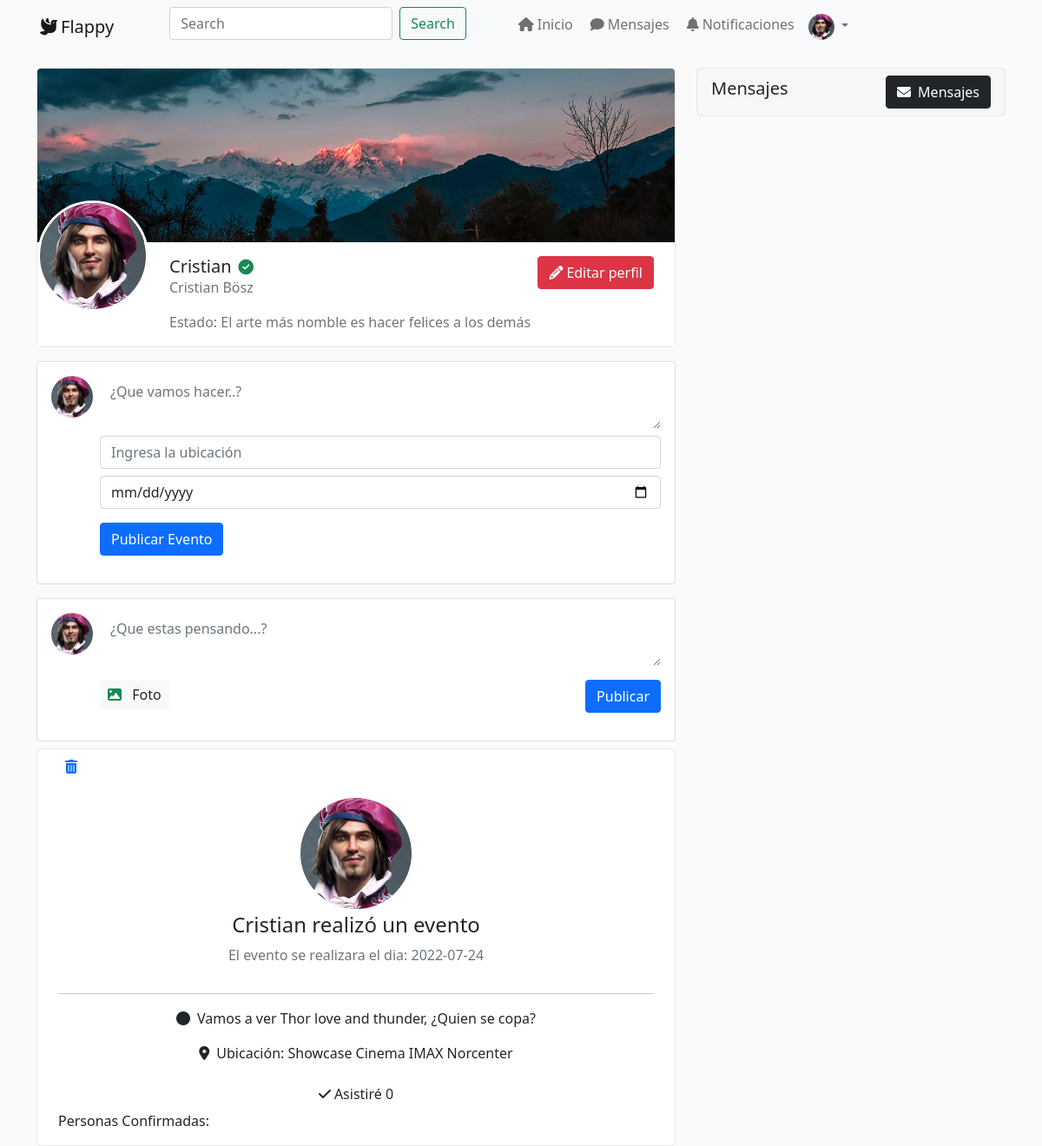
The app's page /perfil/Cristian (signed in) with its own data.
### tables this page shows
CREATE TABLE IF NOT EXISTS perfil (
  perfil_id INT UNSIGNED NOT NULL AUTO_INCREMENT PRIMARY KEY,
  nombreCompleto VARCHAR(100) NOT NULL,
  fotoPerfil VARCHAR(250) NOT NULL,
  estado VARCHAR(250) NOT NULL,
  usuario_id_fk INT UNSIGNED NOT NULL,
    FOREIGN KEY (usuario_id_fk) REFERENCES usuarios (usuario_id) ON DELETE NO ACTION  ON UPDATE NO ACTION
);

CREATE TABLE IF NOT EXISTS usuarios (
  usuario_id INT UNSIGNED NOT NULL  AUTO_INCREMENT PRIMARY KEY,
  correo VARCHAR(100) NOT NULL,
  username VARCHAR(50) NOT NULL,
  password VARCHAR(255) NOT NULL,
  fecha_registro TIMESTAMP NOT NULL,
  privilegio_id_fk INT UNSIGNED NOT NULL,
    FOREIGN KEY (privilegio_id_fk) REFERENCES privilegios (privilegio_id) ON DELETE RESTRICT ON UPDATE CASCADE
);

CREATE TABLE IF NOT EXISTS eventos (
  evento_id INT UNSIGNED NOT NULL AUTO_INCREMENT PRIMARY KEY,
  contenidoEvento VARCHAR(255) NOT NULL,
  fechaEvento TIMESTAMP NOT NULL,
  diaEvento DATE,
  ubicacion VARCHAR(255) NOT NULL, 
  num_asistencia FLOAT,
  usuario_id_fk INT UNSIGNED NOT NULL,
  FOREIGN KEY (usuario_id_fk) REFERENCES usuarios (usuario_id) ON DELETE NO ACTION  ON UPDATE NO ACTION  
);

### app/classes/Core.php (called while the page is built, shortened)
<?php
class Core
{
    protected $currentMethod = "index";
    public function __construct()
    {
        $url = $this->getURL();
        if(file_exists("../app/controllers/" . ucwords($url[0]) . ".php")) {
            unset($url[0]);
        }
        $this->currentController = new $this->currentController;
        $this->parameters = $url ? array_values($url) : [];
        call_user_func_array([$this->currentController , $this->currentMethod] , $this->parameters);
    }
    public function getURL() {
        if(isset($_GET["url"])) {
            $url = trim($_GET["url"] , "/");
            $url = filter_var($url , FILTER_SANITIZE_URL);
            $url = explode("/" , $url);
            return $url;
        }
    }
}

### public/index.php (called while the page is built, shortened)
<?php
$init = new Core;

### app/classes/Base.php (called while the page is built, shortened)
<?php
class Base
{
    protected $dbhost = DB_HOST;
    protected $dbname = DB_NAME;
    protected $dbuser = DB_USER;
    protected $dbpass = DB_PASSWORD;
    private $cnx;
    private $stmt;
    public function __construct()
    {
        $dbh = "mysql:host=" . $this->dbhost . ";dbname=" . $this->dbname;
        $options = [
            PDO::ATTR_ERRMODE => true,
            PDO::ATTR_ERRMODE => PDO::ERRMODE_EXCEPTION
        ];
        try {
            $this->cnx = new PDO($dbh, $this->dbuser, $this->dbpass, $options);
            $this->cnx->exec("set names utf8mb4");
        } catch (PDOException $e) {
            $this->error = $e->getMessage();
            echo $this->error;
        }
    }
    public function query($sql)
    {
        return $this->stmt = $this->cnx->prepare($sql);
    }
    public function execute()
    {
        return $this->stmt->execute();
    }
    public function bind($param, $value, $type = null)
    {
        if (is_null($type)) {
            switch (true) {
                default:
                    $type = PDO::PARAM_STR;
                    break;
            }
        }
        return $this->stmt->bindValue($param, $value, $type);
    }
    public function register()
    {
        $this->execute();
        return $this->stmt->fetch(PDO::FETCH_OBJ);
    }
    public function registers()
    {
        $this->execute();
        return $this->stmt->fetchAll(PDO::FETCH_OBJ);
    }
}

### app/model/usuario.php (called while the page is built, shortened)
<?php
class usuario
{
    private $db;
    public function __construct()
    {
        $this->db = new Base;
    }
    public function getUsuario($usuario){
        $this->db->query('SELECT * FROM usuarios WHERE username = :user');
        $this->db->bind(':user', $usuario);
        return $this->db->register();
    }
    public function getPerfil($usuario_id){
        $this->db->query('SELECT * FROM perfil WHERE usuario_id_fk = :id');
        $this->db->bind(':id', $usuario_id);
        return $this->db->register();
    }
    public function getPublicacionesUser($usuario_id) {
        $this->db->query('SELECT P.publicacion_id, P.contenidoPublicacion, P.fotoPublicacion, P.fechaPublicacion, P.num_likes, U.username, U.usuario_id, Per.fotoPerfil
                          FROM publicaciones P
                          INNER JOIN usuarios U ON U.usuario_id = P.usuario_id_fk
                          INNER JOIN perfil Per ON Per.usuario_id_fk = P.usuario_id_fk
                          WHERE P.usuario_id_fk = :id');
        $this->db->bind(':id', $usuario_id);
        return $this->db->registers();
    }
    public function getEventosUser($usuario_id) {
        $this->db->query('SELECT E.evento_id, E.contenidoEvento, E.diaEvento, E.ubicacion, E.num_asistencia, U.username, U.usuario_id, Per.fotoPerfil
                          FROM eventos E
                          INNER JOIN usuarios U ON U.usuario_id = E.usuario_id_fk
                          INNER JOIN perfil Per ON Per.usuario_id_fk = E.usuario_id_fk
                          WHERE E.usuario_id_fk = :id');
        $this->db->bind(':id', $usuario_id);
        return $this->db->registers();
    }
}

### app/view/custom/eventosUsuario.php (the view, shortened to what this page needs)
<?php foreach($datos['eventosUser'] as $datosEventos): ?>
    <div class="cardP mt-2 container">
        <?php if ($datosEventos->usuario_id == $_SESSION['logueado']):?>
            <div class="p-2">
                <a href="<?php echo URL_PROJECT ?>/eventos/eliminar/<?php echo $datosEventos->evento_id?>"><i class="fa-solid fa-trash-can"></i></a>
            </div>
        <?php endif ?>
        <div class="text-center pt-3">
            <img src="<?php echo URL_PROJECT . '/' . $datosEventos->fotoPerfil?>" alt="Foto del usuario" class="img-fluid avatar avatar-xxl rounded-circle">
            <h2 class="mt-1 h4"><?=$datosEventos->username ?> realizó un evento</h2>
            <p class="text-muted">El evento se realizara el dia: <?=$datosEventos->diaEvento ?></p>
        </div>
        <hr>
        <div class="text-center">
            <p><i class="fa-solid fa-circle me-2"></i><?=$datosEventos->contenidoEvento ?></p>
            <p><i class="fa-solid fa-location-dot me-2"></i>Ubicación: <?=$datosEventos->ubicacion ?></p>
            <div class="text-center">
                <a href="<?php echo URL_PROJECT ?>/eventos/asistir/<?php echo $datosEventos->evento_id . '/' . $_SESSION['logueado'] . '/' . $datosEventos->usuario_id?>"
                    class="btn
                        <?php foreach ($datos['misAsistencias'] as $misAsistUser) {
                            if ($misAsistUser->evento_id_fk == $datosEventos->evento_id) {
                                echo "btn-primary";
                            }
                        }?>">
                    <i class="fa-solid fa-check pe-1"></i>Asistiré <?php echo $datosEventos->num_asistencia  ?>
                    </a>
            </div>
        </div>
        <div>
            <p>Personas Confirmadas:</p>
        </div>
    </div>
<?php endforeach ?>

### app/view/custom/navbar.php (shortened to what this page needs)
<nav class="navbar navbar-expand-lg navbar-light bg-light">
  <div class="container">
    <a class="navbar-brand" href="<?php echo URL_PROJECT?>/home"><i class="fa-solid fa-dove mx-1"></i>Flappy</a>
    <div class="collapse navbar-collapse align-items-start" id="navbarSupportedContent">
        <form action="<?= URL_PROJECT ?>/home/buscar" method="POST"  class="d-flex mx-5">
        <input class="form-control me-2" type="search" name="buscar" placeholder="Search" aria-label="Search">
        <button class="btn btn-outline-success" type="submit">Search</button>
      </form>
      <ul class="navbar-nav me-auto mb-2 mb-lg-0 ">
        <li class="nav-item">
          <a class="nav-link" aria-current="page" href="<?php echo URL_PROJECT?>/home">
          <i class="fa-solid fa-house mx-1"></i>Inicio</a>
        </li>
        <li class="nav-item">
          <a class="nav-link" href="<?= URL_PROJECT ?>/mensajes"><i class="fa-solid fa-comment mx-1"></i>Mensajes</a>
        </li>
        <li class="nav-item">
          <a class="nav-link" href="<?= URL_PROJECT ?>/notificaciones"><i class="fa-solid fa-bell mx-1"></i>Notificaciones
        </a>
        </li>
        <li class="nav-item dropdown">
          <a class="nav-link dropdown-toggle" href="#" id="navbarDropdown" role="button" data-bs-toggle="dropdown" aria-expanded="false">
          <img class="rounded-circle img-perfil-nav" src="<?php echo URL_PROJECT . '/' . $datos['perfil']->fotoPerfil?>" alt="foto de perfil de <?= $datos['perfil']->nombreCompleto?>"/>
          </a>
        </li>
      </ul>
    </div>
  </div>
</nav>

### app/view/pages/perfil/perfil.php (shortened to what this page needs)
<?php
include_once URL_APP . '/view/custom/header.php';
include_once URL_APP . '/view/custom/navbar.php';
?>
<div class="container mt-3">
    <div class="row">
        <div class="col-lg-8 vstack gap-4">
            <div class="cardP">
            <div class="altoP rounded-top bg-profile"></div>
            <div class="d-sm-flex align-items-start text-center text-sm-start fondo">
                <div>
                    <div class="avatar avatar-xxl mt-n5 mb-3">
                        <img src="<?php echo URL_PROJECT . '/' . $datos['perfil']->fotoPerfil?>" alt="imgPerfil" class="avatar-img rounded-circle border border-white border-3">
                    </div>
                </div>
                <div class="ms-sm-4 mt-sm-3">
                    <h1 class="mb-0 h5"><?= $datos['usuario']->username?><i class="fa-solid fa-circle-check text-success small ms-2"></i></h1>
                    <p class="text-muted"><?= $datos['perfil']->nombreCompleto?></p>
                    <p class="text-muted">Estado: <?= $datos['perfil']->estado?></p>
                </div>
                <div class="d-flex mt-3 justify-content-center ms-sm-auto">
                <?php if ($datos['usuario']->usuario_id == $_SESSION['logueado']) : ?>
                  <button
                  class="btn btn-danger me-4"
                  type="button" data-bs-toggle="modal"
                  data-bs-target="#exampleModal"><i class="fa-solid fa-pencil pe-1"></i>Editar perfil
                </button>
                <?php endif ?>
                </div>
            </div>
            </div>
            <?php if ($datos['usuario']->usuario_id == $_SESSION['logueado']) : ?>
                <?php
                include_once URL_APP . '/view/custom/eventoPerfil.php';
                ?>
            <div class="card card-body mt-3">
                <div class="d-flex mb-3">
                <div class="avatar me-2">
                    <a href="#">
                        <img src="<?php echo URL_PROJECT . '/' . $datos['perfil']->fotoPerfil?>" alt="foto de perfil en publicación de <?= $datos['perfil']->nombreCompleto?>" class="avatar-img rounded-circle">
                    </a>
                </div>
                <form action="<?php echo URL_PROJECT ?>/publicaciones/publicar/<?php echo $datos['usuario']->usuario_id ?>"
                      enctype="multipart/form-data"
                      method="POST"
                      class="w-100">
                    <textarea class="form-control pe-4 border-0" rows="2" id="contenido" name="contenido" placeholder="¿Que estas pensando...?" style="height: 61px;"></textarea>
                    <label for="subirImg" class="mt-3">
                        <span class="btn bg-light py-1 px-2 mb-0"><i class="fa-solid fa-image text-success pe-2"></i> Foto</span>
                    </label>
                    <button type="submit" class="btn btn-primary float-end mt-3">Publicar</button>
                </form>
                </div>
            </div>
            <?php endif ?>
            <?php
            include_once URL_APP . '/view/custom/eventosUsuario.php';
            ?>
        </div>
        <div class="col-lg-4">
        <?php if ($datos['usuario']->usuario_id == $_SESSION['logueado']) : ?>
            <div class="row">
                <div class="col-md-6 col-lg-12">
                    <div class="cardP fondo">
                        <div class="card-header d-sm-flex justify-content-between align-items-center border-0">
                                <h5 class="card-title">Mensajes</h5>
                                <a class="btn btn-dark" href="<?= URL_PROJECT ?>/mensajes"><i class="fa-solid fa-envelope me-2"></i>Mensajes</a>
                        </div>
                    </div>
                </div>
            </div>
        <?php endif ?>
        </div>
    </div>
</div>
<?php
include_once URL_APP . '/view/custom/footer.php';
?>

### app/view/custom/eventoPerfil.php
<div class="card card-body mt-3">
                <div class="d-flex mb-3">
                <div class="avatar me-2">
                    <a href="#">
                        <img src="<?php echo URL_PROJECT . '/' . $datos['perfil']->fotoPerfil?>" alt="foto de perfil en publicación de <?= $datos['perfil']->nombreCompleto?>" class="avatar-img rounded-circle">
                    </a>
                </div>
                <form action="<?php echo URL_PROJECT ?>/eventos/publicarEvento/<?php echo $datos['usuario']->usuario_id ?>"
                      enctype="multipart/form-data"
                      method="POST"
                      class="w-100">
                    <textarea class="form-control pe-4 border-0" rows="2"  name="contenido" placeholder="¿Que vamos hacer..?" style="height: 61px;"></textarea>
                    <input type="text" name="ubicacion" id="ubicacion" class="form-control mt-2" placeholder="Ingresa la ubicación">
                    <input type="date" name="diaEvento" id="diaEvento" class="form-control mt-2">
                    <button type="submit" class="btn btn-primary mt-3">Publicar Evento</button>
                </form>
                </div>
</div>

### public/css/style.css (style rules this page uses)
body { background-color: #fafafa; }
.fondo { background-color: #fff; }
.img-perfil-nav { width: 30px; height: 30px; }
.avatar { height: 3rem; width: 3rem; position: relative; display: inline-block; -ms-flex-negative: 0 !important; flex-shrink: 0 !important; }
.avatar-xxl { width: 8rem; height: 8rem; }
.mt-n5 { margin-top: -3rem !important; }
.mb-3 { margin-bottom: 1rem !important; }
.avatar-img { width: 100%; height: 100%; -o-object-fit: cover; object-fit: cover; }
.cardP { position: relative; display: flex; -webkit-box-orient: vertical; -webkit-box-direction: normal; flex-direction: column; min-width: 0px; overflow-wrap: break-word; background-color: rgb(255, 255, 255); background-clip: border-box; border: 1px solid rgba(0, 0, 0, 0.09); border-radius: 0.4rem; }
.bg-profile { background-image: url('../img/bg-p.jpg'); background-position: center; background-size: cover; background-repeat: no-repeat; }
.altoP { height: 200px !important; }
label { color: #6c757d; }

### records on screen
perfil: fotoPerfil (picture), nombreCompleto "Cristian Bösz", estado "El arte más nomble es hacer felices a los demás"
usuarios: username "Cristian"
eventos: perfil.fotoPerfil (picture), usuario_id_fk.username "Cristian", diaEvento "2022-07-24", contenidoEvento "Vamos a ver Thor love and thunder, ¿Quien se copa?", ubicacion "Showcase Cinema IMAX Norcenter", num_asistencia "0"
